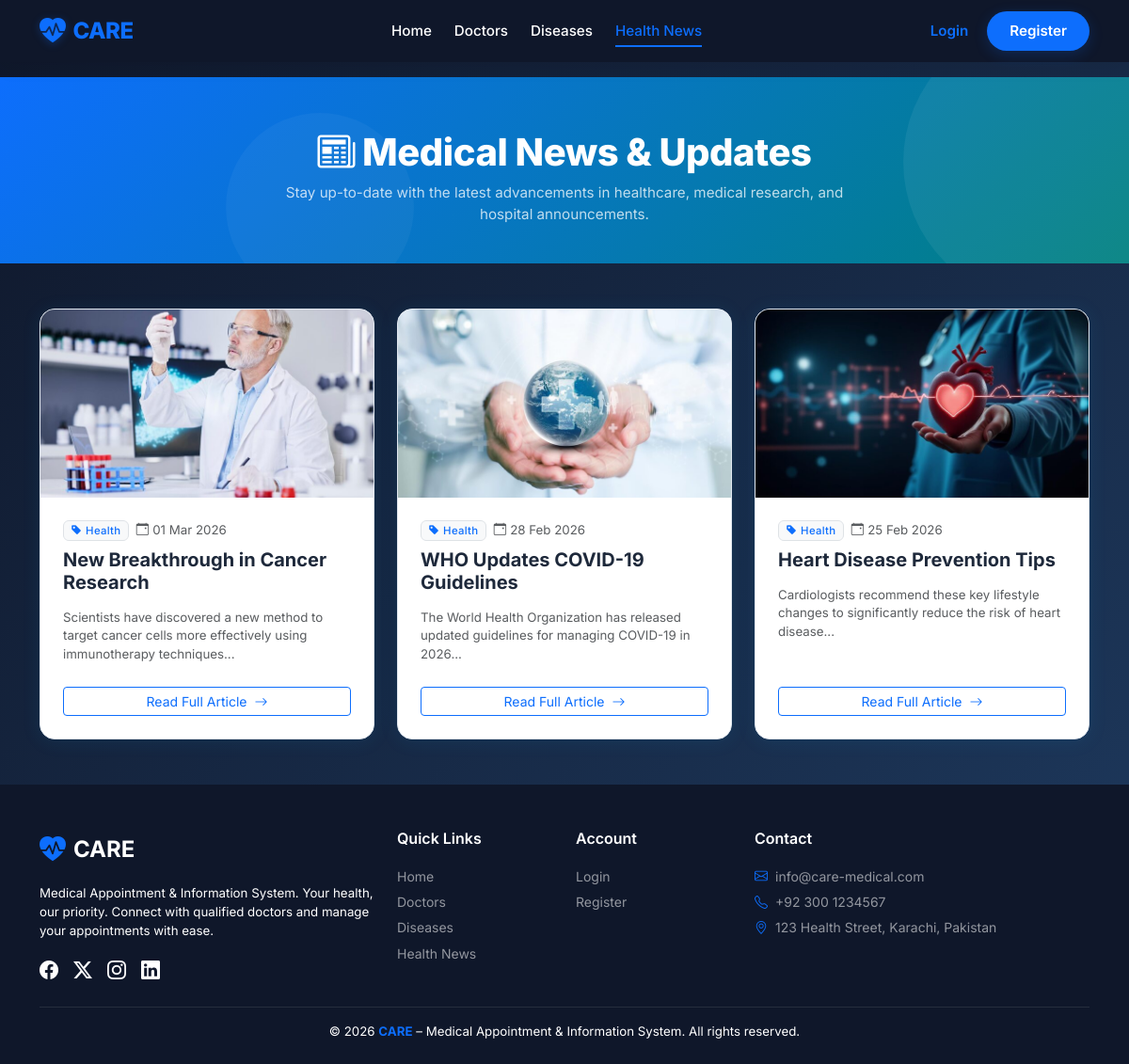
Page /news.php on the committed database.
### tables this page shows
CREATE TABLE `medical_news` (
  `id` int(11) NOT NULL,
  `title` varchar(200) NOT NULL,
  `content` text NOT NULL,
  `image` varchar(255) DEFAULT NULL,
  `published_date` date DEFAULT NULL,
  `created_at` timestamp NOT NULL DEFAULT current_timestamp()
);

### includes/auth.php (called while the page is built, shortened)
<?php
function e($string) {
    return htmlspecialchars($string ?? '', ENT_QUOTES, 'UTF-8');
}
function formatDate($date) {
    return date('d M Y', strtotime($date));
}
?>

### news.php (the view, shortened to what this page needs)
<?php
require_once 'config/db.php';
require_once 'includes/auth.php';
$page  = isset($_GET['page']) && is_numeric($_GET['page']) ? (int)$_GET['page'] : 1;
$limit = 9;
$offset= ($page - 1) * $limit;
$totalRows = $conn->query("SELECT COUNT(*) FROM medical_news")->fetch_row()[0];
$news = $conn->query("SELECT * FROM medical_news ORDER BY published_date DESC, created_at DESC LIMIT $offset, $limit");
include 'includes/header.php';
?>
<div class="page-hero">
    <div class="container text-center">
        <h1><i class="bi bi-newspaper me-2"></i>Medical News & Updates</h1>
        <p class="mb-0 mx-auto opacity-75" style="max-width:600px;">Stay up-to-date with the latest advancements in healthcare, medical research, and hospital announcements.</p>
    </div>
</div>
<div class="container py-5">
    <?php if ($totalRows > 0): ?>
    <div class="row g-4">
        <?php while ($n = $news->fetch_assoc()): ?>
        <div class="col-lg-4 col-md-6 observe-animate">
            <div class="care-card h-100 d-flex flex-column text-start overflow-hidden hover-lift">
                <?php if ($n['image'] && file_exists("uploads/news/".$n['image'])): ?>
                <img src="uploads/news/<?= e($n['image']) ?>" class="card-img-top w-100" style="height:200px;object-fit:cover;transition:transform 0.3s;" alt="" onmouseover="this.style.transform='scale(1.05)'" onmouseout="this.style.transform='scale(1)'">
                <?php else: ?>
                <div class="d-flex align-items-center justify-content-center w-100" style="height:200px;background:linear-gradient(135deg,var(--care-blue-light),var(--care-teal-light));">
                    <i class="bi bi-image text-care" style="font-size:3rem;opacity:0.5;"></i>
                </div>
                <?php endif; ?>
                <div class="card-body p-4 d-flex flex-column">
                    <div class="d-flex align-items-center mb-2">
                        <span class="badge bg-light text-care border me-2"><i class="bi bi-tag-fill me-1"></i>Health</span>
                        <small class="text-muted"><i class="bi bi-calendar-event me-1"></i><?= formatDate($n['published_date'] ?? $n['created_at']) ?></small>
                    </div>
                    <h5 class="fw-bold mb-3 line-clamp-2"><?= e($n['title']) ?></h5>
                    <p class="text-muted small mb-4 flex-grow-1" style="display:-webkit-box;-webkit-line-clamp:3;-webkit-box-orient:vertical;overflow:hidden;">
                        <?= e(strip_tags($n['content'])) ?>
                    </p>
                    <button class="btn btn-outline-primary btn-sm mt-auto" data-bs-toggle="modal" data-bs-target="#newsModal<?= $n['id'] ?>">Read Full Article <i class="bi bi-arrow-right ms-1"></i></button>
                </div>
            </div>
        </div>
        <?php endwhile; ?>
    </div>
    <?php endif; ?>
</div>
<?php include 'includes/footer.php'; ?>

### assets/css/style.css (style rules this page uses)
:root { --care-primary: #0ea5e9; --care-secondary: #0284c7; --care-teal: #0d9488; --care-teal-light: #ccfbf1; --care-blue-light: #e0f2fe; --care-dark: #0f172a; --care-text: #1e293b; --care-muted: #6e748b; --care-border: #e2e8f0; --care-card-bg: #ffffff; --care-bg: #f0f9ff; --navbar-bg: #0f172a; --footer-bg: #0f172a; --shadow-sm: 0 1px 3px rgba(0, 0, 0, .08), 0 1px 2px rgba(0, 0, 0, .06); --shadow-md: 0 4px 6px -1px rgba(0, 0, 0, .1), 0 2px 4px -1px rgba(0, 0, 0, .06); --shadow-lg: 0 10px 15px -3px rgba(0, 0, 0, .1), 0 4px 6px -2px rgba(0, 0, 0, .05); --shadow-card: 0 2px 20px rgba(14, 165, 233, .10); --radius-sm: 0.5rem; --radius-md: 0.75rem; --radius-lg: 1rem; --radius-xl: 1.5rem; --transition: all 0.25s ease; }
*, *::before, *::after { box-sizing: border-box; }
html { scroll-behavior: smooth; }
body { font-family: 'Inter', system-ui, -apple-system, sans-serif; background: linear-gradient(135deg, #0f172a 0%, #1e3a5f 100%); color: var(--care-text); min-height: 100vh; display: flex; flex-direction: column; font-size: 0.95rem; }
.text-care { color: var(--care-primary) !important; }
.care-card { background: var(--care-card-bg); border: 1px solid var(--care-border); border-radius: var(--radius-lg); box-shadow: var(--shadow-card); transition: var(--transition); overflow: hidden; }
.page-hero { background: linear-gradient(135deg, var(--care-primary), var(--care-teal)); color: #fff; padding: 3.5rem 0 2.5rem; position: relative; overflow: hidden; }
.page-hero::before { content: ''; position: absolute; top: -60px; right: -60px; width: 300px; height: 300px; border-radius: 50%; background: rgba(255, 255, 255, .06); }
.page-hero::after { content: ''; position: absolute; bottom: -40px; left: 20%; width: 200px; height: 200px; border-radius: 50%; background: rgba(255, 255, 255, .04); }
.page-hero .container { position: relative; z-index: 1; }
.page-hero h1 { font-weight: 800; letter-spacing: -0.5px; }
.badge { font-weight: 500; letter-spacing: 0.3px; }
.animate-in { animation: fadeInUp 0.5s ease both; }
.animate-in:nth-child(1) { animation-delay: 0.05s; }
.animate-in:nth-child(3) { animation-delay: 0.15s; }

### assets/css/header.css (style rules this page uses)
:root { --care-primary: #0d6efd; --care-primary-dark: #0a58ca; --care-secondary: #6c757d; --care-teal: #008080; --care-teal-light: #e0f2f2; --care-blue-light: #f0f7ff; --care-white: #ffffff; --care-dark: #212529; --navbar-bg: #0f172a; --care-gray-100: #f8f9fa; --care-gray-200: #e9ecef; --care-shadow: 0 4px 20px rgba(0, 0, 0, 0.08); --care-transition: all 0.3s cubic-bezier(0.4, 0, 0.2, 1); }

### news.php (style rules this page uses)
.hover-lift { transition: transform 0.3s ease, box-shadow 0.3s ease; }

### rows in the picture
medical_news: image (picture), published_date "01 Mar 2026", title "New Breakthrough in Cancer Research", content "Scientists have discovered a new method to target cancer cells more effectively using immunotherapy techniques..."
medical_news: image (picture), published_date "28 Feb 2026", title "WHO Updates COVID-19 Guidelines", content "The World Health Organization has released updated guidelines for managing COVID-19 in 2026..."
medical_news: image (picture), published_date "25 Feb 2026", title "Heart Disease Prevention Tips", content "Cardiologists recommend these key lifestyle changes to significantly reduce the risk of heart disease..."
